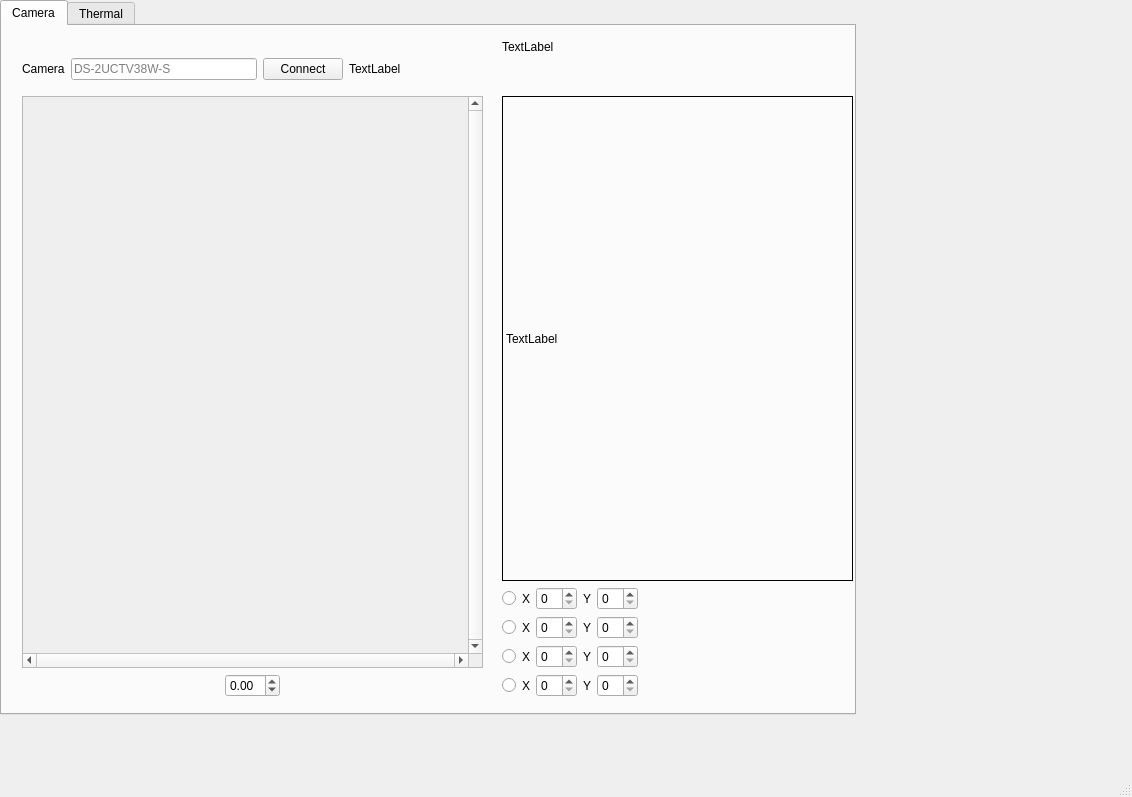
<?xml version="1.0" encoding="UTF-8"?>
<ui version="4.0">
 <class>MainWindow</class>
 <widget class="QMainWindow" name="MainWindow">
  <property name="geometry">
   <rect>
    <x>0</x>
    <y>0</y>
    <width>1132</width>
    <height>797</height>
   </rect>
  </property>
  <property name="windowTitle">
   <string>MainWindow</string>
  </property>
  <widget class="QWidget" name="centralwidget">
   <widget class="QTabWidget" name="tabWidget">
    <property name="geometry">
     <rect>
      <x>0</x>
      <y>0</y>
      <width>856</width>
      <height>715</height>
     </rect>
    </property>
    <property name="layoutDirection">
     <enum>Qt::LeftToRight</enum>
    </property>
    <property name="autoFillBackground">
     <bool>true</bool>
    </property>
    <property name="styleSheet">
     <string notr="true"/>
    </property>
    <property name="tabShape">
     <enum>QTabWidget::Rounded</enum>
    </property>
    <property name="currentIndex">
     <number>0</number>
    </property>
    <widget class="QWidget" name="tab">
     <attribute name="title">
      <string>Camera</string>
     </attribute>
     <widget class="QWidget" name="layoutWidget">
      <property name="geometry">
       <rect>
        <x>20</x>
        <y>70</y>
        <width>461</width>
        <height>601</height>
       </rect>
      </property>
      <layout class="QVBoxLayout" name="verticalLayout">
       <item>
        <widget class="QScrollArea" name="camera_scroll">
         <property name="cursor" stdset="0">
          <cursorShape>CrossCursor</cursorShape>
         </property>
         <property name="mouseTracking">
          <bool>true</bool>
         </property>
         <property name="verticalScrollBarPolicy">
          <enum>Qt::ScrollBarAlwaysOn</enum>
         </property>
         <property name="horizontalScrollBarPolicy">
          <enum>Qt::ScrollBarAlwaysOn</enum>
         </property>
         <property name="widgetResizable">
          <bool>true</bool>
         </property>
         <widget class="QWidget" name="scrollAreaWidgetContents">
          <property name="geometry">
           <rect>
            <x>0</x>
            <y>0</y>
            <width>440</width>
            <height>552</height>
           </rect>
          </property>
         </widget>
        </widget>
       </item>
       <item>
        <layout class="QHBoxLayout" name="horizontalLayout">
         <item>
          <spacer name="horizontalSpacer">
           <property name="orientation">
            <enum>Qt::Horizontal</enum>
           </property>
           <property name="sizeHint" stdset="0">
            <size>
             <width>40</width>
             <height>20</height>
            </size>
           </property>
          </spacer>
         </item>
         <item>
          <widget class="QDoubleSpinBox" name="doubleSpinBox_4">
           <property name="minimum">
            <double>-5.000000000000000</double>
           </property>
           <property name="maximum">
            <double>5.000000000000000</double>
           </property>
           <property name="singleStep">
            <double>0.100000000000000</double>
           </property>
           <property name="value">
            <double>0.000000000000000</double>
           </property>
          </widget>
         </item>
         <item>
          <spacer name="horizontalSpacer_2">
           <property name="orientation">
            <enum>Qt::Horizontal</enum>
           </property>
           <property name="sizeHint" stdset="0">
            <size>
             <width>40</width>
             <height>20</height>
            </size>
           </property>
          </spacer>
         </item>
        </layout>
       </item>
      </layout>
     </widget>
     <widget class="QWidget" name="layoutWidget">
      <property name="geometry">
       <rect>
        <x>20</x>
        <y>20</y>
        <width>379</width>
        <height>46</height>
       </rect>
      </property>
      <layout class="QHBoxLayout" name="horizontalLayout_2">
       <item>
        <widget class="QLabel" name="label">
         <property name="text">
          <string>Camera</string>
         </property>
        </widget>
       </item>
       <item>
        <widget class="QLineEdit" name="lineEdit">
         <property name="placeholderText">
          <string>DS-2UCTV38W-S</string>
         </property>
        </widget>
       </item>
       <item>
        <widget class="QPushButton" name="pushButton">
         <property name="text">
          <string>Connect</string>
         </property>
        </widget>
       </item>
       <item>
        <widget class="QLabel" name="label_5">
         <property name="text">
          <string>TextLabel</string>
         </property>
        </widget>
       </item>
      </layout>
     </widget>
     <widget class="QLabel" name="camera_label">
      <property name="geometry">
       <rect>
        <x>500</x>
        <y>10</y>
        <width>61</width>
        <height>21</height>
       </rect>
      </property>
      <property name="mouseTracking">
       <bool>true</bool>
      </property>
      <property name="text">
       <string>TextLabel</string>
      </property>
     </widget>
     <widget class="QWidget" name="">
      <property name="geometry">
       <rect>
        <x>500</x>
        <y>70</y>
        <width>351</width>
        <height>601</height>
       </rect>
      </property>
      <layout class="QVBoxLayout" name="verticalLayout_3">
       <item>
        <widget class="QLabel" name="label_2">
         <property name="styleSheet">
          <string notr="true">border :1px solid;</string>
         </property>
         <property name="text">
          <string>TextLabel</string>
         </property>
        </widget>
       </item>
       <item>
        <layout class="QHBoxLayout" name="horizontalLayout_7">
         <item>
          <layout class="QVBoxLayout" name="pos_vlayout">
           <item>
            <layout class="QHBoxLayout" name="horizontalLayout_3">
             <property name="leftMargin">
              <number>0</number>
             </property>
             <property name="rightMargin">
              <number>50</number>
             </property>
             <item alignment="Qt::AlignLeft">
              <widget class="QRadioButton" name="pos_radio_1">
               <property name="text">
                <string/>
               </property>
               <attribute name="buttonGroup">
                <string notr="true">pos_radio_group</string>
               </attribute>
              </widget>
             </item>
             <item alignment="Qt::AlignRight">
              <widget class="QLabel" name="pos_x_label_1">
               <property name="text">
                <string>X</string>
               </property>
              </widget>
             </item>
             <item>
              <widget class="QSpinBox" name="pos_x_spin_1">
               <property name="sizePolicy">
                <sizepolicy hsizetype="Minimum" vsizetype="Fixed">
                 <horstretch>0</horstretch>
                 <verstretch>0</verstretch>
                </sizepolicy>
               </property>
              </widget>
             </item>
             <item alignment="Qt::AlignRight">
              <widget class="QLabel" name="pos_y_label_1">
               <property name="text">
                <string>Y</string>
               </property>
              </widget>
             </item>
             <item>
              <widget class="QSpinBox" name="pos_y_spin_1"/>
             </item>
            </layout>
           </item>
           <item>
            <layout class="QHBoxLayout" name="horizontalLayout_4">
             <property name="leftMargin">
              <number>0</number>
             </property>
             <property name="rightMargin">
              <number>50</number>
             </property>
             <item alignment="Qt::AlignLeft">
              <widget class="QRadioButton" name="pos_radio_2">
               <property name="text">
                <string/>
               </property>
               <attribute name="buttonGroup">
                <string notr="true">pos_radio_group</string>
               </attribute>
              </widget>
             </item>
             <item alignment="Qt::AlignRight">
              <widget class="QLabel" name="pos_x_label_2">
               <property name="text">
                <string>X</string>
               </property>
              </widget>
             </item>
             <item>
              <widget class="QSpinBox" name="pos_x_spin_2"/>
             </item>
             <item alignment="Qt::AlignRight">
              <widget class="QLabel" name="pos_y_label_2">
               <property name="text">
                <string>Y</string>
               </property>
              </widget>
             </item>
             <item>
              <widget class="QSpinBox" name="pos_y_spin_2"/>
             </item>
            </layout>
           </item>
           <item>
            <layout class="QHBoxLayout" name="horizontalLayout_5">
             <property name="leftMargin">
              <number>0</number>
             </property>
             <property name="rightMargin">
              <number>50</number>
             </property>
             <item alignment="Qt::AlignLeft">
              <widget class="QRadioButton" name="pos_radio_3">
               <property name="text">
                <string/>
               </property>
               <attribute name="buttonGroup">
                <string notr="true">pos_radio_group</string>
               </attribute>
              </widget>
             </item>
             <item alignment="Qt::AlignRight">
              <widget class="QLabel" name="pos_x_label_3">
               <property name="text">
                <string>X</string>
               </property>
              </widget>
             </item>
             <item>
              <widget class="QSpinBox" name="pos_x_spin_3"/>
             </item>
             <item alignment="Qt::AlignRight">
              <widget class="QLabel" name="pos_y_label_3">
               <property name="text">
                <string>Y</string>
               </property>
              </widget>
             </item>
             <item>
              <widget class="QSpinBox" name="pos_y_spin_3"/>
             </item>
            </layout>
           </item>
           <item>
            <layout class="QHBoxLayout" name="horizontalLayout_6">
             <property name="leftMargin">
              <number>0</number>
             </property>
             <property name="rightMargin">
              <number>50</number>
             </property>
             <item alignment="Qt::AlignLeft">
              <widget class="QRadioButton" name="pos_radio_4">
               <property name="text">
                <string/>
               </property>
               <attribute name="buttonGroup">
                <string notr="true">pos_radio_group</string>
               </attribute>
              </widget>
             </item>
             <item alignment="Qt::AlignRight">
              <widget class="QLabel" name="pos_x_label_4">
               <property name="text">
                <string>X</string>
               </property>
              </widget>
             </item>
             <item>
              <widget class="QSpinBox" name="pos_x_spin_4"/>
             </item>
             <item alignment="Qt::AlignRight">
              <widget class="QLabel" name="pos_y_label_4">
               <property name="text">
                <string>Y</string>
               </property>
              </widget>
             </item>
             <item>
              <widget class="QSpinBox" name="pos_y_spin_4"/>
             </item>
            </layout>
           </item>
          </layout>
         </item>
         <item>
          <spacer name="horizontalSpacer_3">
           <property name="orientation">
            <enum>Qt::Horizontal</enum>
           </property>
           <property name="sizeHint" stdset="0">
            <size>
             <width>40</width>
             <height>20</height>
            </size>
           </property>
          </spacer>
         </item>
        </layout>
       </item>
      </layout>
     </widget>
    </widget>
    <widget class="QWidget" name="tab_2">
     <attribute name="title">
      <string>Thermal</string>
     </attribute>
    </widget>
   </widget>
   <widget class="QWidget" name="">
    <property name="geometry">
     <rect>
      <x>0</x>
      <y>0</y>
      <width>2</width>
      <height>2</height>
     </rect>
    </property>
    <layout class="QVBoxLayout" name="verticalLayout_2"/>
   </widget>
  </widget>
  <widget class="QMenuBar" name="menubar">
   <property name="geometry">
    <rect>
     <x>0</x>
     <y>0</y>
     <width>1132</width>
     <height>21</height>
    </rect>
   </property>
  </widget>
  <widget class="QStatusBar" name="statusbar"/>
 </widget>
 <resources/>
 <connections/>
 <buttongroups>
  <buttongroup name="pos_radio_group"/>
 </buttongroups>
</ui>
